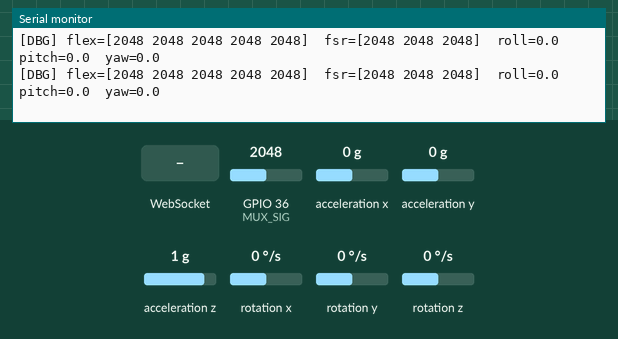
A sketch run on a simulated ESP32. Parts: the last lines printed to the serial monitor. Wiring (inferred from the names in the program): MPU-6050 motion sensor at I2C address 0x69. The inputs (shaded band) are chosen by the test bench; at power-on: acceleration x 0 g, GPIO 36 (MUX_SIG) = 2048, acceleration y 0 g, acceleration z 1 g, rotation x 0 °/s, rotation y 0 °/s, rotation z 0 °/s. WiFi joins after 1.5 s; servers stay silent unless stated; the local clock reads 2024-03-15 10:24:30 at power-on unless the sketch sets it.

Above: at 2.8 s.
2.9 s: acceleration x set to 0.8 g
At 3.8 s:
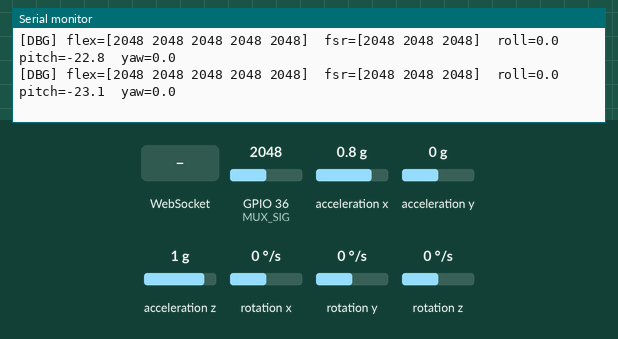
5.9 s: WebSocket text "1" received
At 6.3 s:
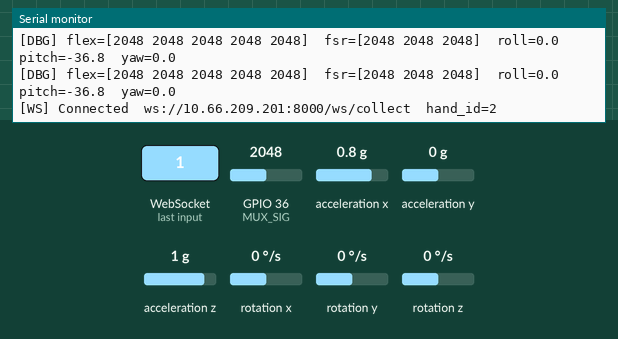

The sketch:

glove_wifi_collect.ino
```cpp
// ================================================================
// BSL Sign Language Gloves — Production WiFi Collection Firmware
//
// Flash this sketch to BOTH ESP32 boards.
// Change HAND_ID and MPU_ADDR before flashing each one:
//   Right glove:  HAND_ID = 1, MPU_ADDR = 0x68  (AD0 → GND)
//   Left  glove:  HAND_ID = 2, MPU_ADDR = 0x69  (AD0 → 3.3V)
//
// Required libraries (install via Arduino Library Manager):
//   • arduinoWebSockets by Markus Sattler  (links2004/arduinoWebSockets)
//   • ArduinoJson       by Benoit Blanchon (v6 — tested 6.21+)
//   • ESP32 board package by Espressif (≥2.0.0) — adds Wire, WiFi
//
// Pin wiring matches docs/new-docs/guide-hardware-build.md:
//   MUX SIG  → GPIO 36 (ADC1 only — safe with WiFi)
//   MUX S0-S3→ GPIO 16, 17, 18, 19
//   MUX EN   → GPIO 5  (pull LOW to enable)
//   IMU SDA  → GPIO 21, SCL → GPIO 22 (I²C)
// ================================================================

#include <WiFi.h>
#include <Wire.h>
#include <WebSocketsClient.h>
#include <ArduinoJson.h>
#include <time.h>

// ================================================================
// USER CONFIGURATION — edit these before flashing
// ================================================================
#define HAND_ID     2        // 1 = right glove,  2 = left glove
#define MPU_ADDR    0x69     // 0x68 = right (AD0 low), 0x69 = left (AD0 to 3.3V)

const char* WIFI_SSID  = "A14";
const char* WIFI_PASS  = "458173*/";
const char* WS_HOST    = "10.66.209.201";  // << laptop LAN IP (run ipconfig)
const uint16_t WS_PORT = 8000;
const char* WS_PATH    = "/ws/collect";

// ================================================================
// Pin map — all ADC1 channels (ADC2 doesn't work with WiFi active)
// ================================================================
const int MUX_SIG = 36;   // ADC1 — sole analog input
const int MUX_S0  = 16;   // MUX select bit 0
const int MUX_S1  = 17;   // MUX select bit 1
const int MUX_S2  = 18;   // MUX select bit 2
const int MUX_S3  = 19;   // MUX select bit 3
const int MUX_EN  = 5;    // MUX enable (active LOW)

const int I2C_SDA = 21;
const int I2C_SCL = 22;

// MUX channel assignments (matches guide-hardware-build.md)
//   0–4 : Flex sensors (thumb → pinky)
//   5–7 : FSR sensors  (thumb tip, index tip, pinky tip)
const int CH_FLEX[5] = {0, 1, 2, 3, 4};
const int CH_FSR[3]  = {5, 6, 7};

// ================================================================
// Timing
// ================================================================
const unsigned long SAMPLE_MS = 20;   // 50 Hz

// ================================================================
// MPU6050 register constants
// ================================================================
const uint8_t MPU_REG_PWR_MGMT_1   = 0x6B;
const uint8_t MPU_REG_ACCEL_CONFIG  = 0x1C;
const uint8_t MPU_REG_GYRO_CONFIG   = 0x1B;
const uint8_t MPU_REG_ACCEL_XOUT_H  = 0x3B;

// Scale factors: ±4g and ±500°/s
const float ACCEL_SCALE = 9.80665f / 8192.0f;
const float GYRO_SCALE  = 1.0f / 65.5f;

// Complementary filter weight (higher = trust gyro more)
const float CF_ALPHA = 0.98f;

// ================================================================
// Sensor data buffers
// ================================================================
int   flexADC[5];       // raw ADC (0–4095)
int   fsrADC[3];        // raw ADC (0–4095)
float accel[3];         // m/s²    [x, y, z]
float gyro[3];          // °/s     [x, y, z]
float quat[4];          // unit quaternion [w, x, y, z]

// Complementary filter state
float rollDeg  = 0.0f;
float pitchDeg = 0.0f;
float yawDeg   = 0.0f;
unsigned long lastIMUus = 0;

// ================================================================
// WebSocket
// ================================================================
WebSocketsClient wsClient;
volatile bool wsConnected = false;
unsigned long lastSampleMs = 0;

// ================================================================
// Helpers — MUX
// ================================================================
void muxSelect(int ch) {
  digitalWrite(MUX_S0, (ch >> 0) & 1);
  digitalWrite(MUX_S1, (ch >> 1) & 1);
  digitalWrite(MUX_S2, (ch >> 2) & 1);
  digitalWrite(MUX_S3, (ch >> 3) & 1);
  delayMicroseconds(80);  // MUX settling time
}

// Average of 4 readings on the selected MUX channel
int readMux(int ch) {
  muxSelect(ch);
  analogRead(MUX_SIG);  // discard first sample after channel switch
  long sum = 0;
  for (int i = 0; i < 4; i++) sum += analogRead(MUX_SIG);
  return (int)(sum / 4);
}

// ================================================================
// Helpers — MPU6050
// ================================================================
void mpuWriteReg(uint8_t reg, uint8_t val) {
  Wire.beginTransmission(MPU_ADDR);
  Wire.write(reg);
  Wire.write(val);
  Wire.endTransmission();
}

void mpuInit() {
  Wire.begin(I2C_SDA, I2C_SCL, 400000UL);
  mpuWriteReg(MPU_REG_PWR_MGMT_1,  0x00);  // wake up, disable sleep
  delay(100);
  mpuWriteReg(MPU_REG_ACCEL_CONFIG, 0x08);  // ±4g full scale
  mpuWriteReg(MPU_REG_GYRO_CONFIG,  0x08);  // ±500°/s full scale
  lastIMUus = micros();
}

void readMPU() {
  Wire.beginTransmission(MPU_ADDR);
  Wire.write(MPU_REG_ACCEL_XOUT_H);
  Wire.endTransmission(false);
  Wire.requestFrom((uint8_t)MPU_ADDR, (size_t)14);
  if (Wire.available() < 14) return;

  int16_t ax = ((int16_t)Wire.read() << 8) | Wire.read();
  int16_t ay = ((int16_t)Wire.read() << 8) | Wire.read();
  int16_t az = ((int16_t)Wire.read() << 8) | Wire.read();
  Wire.read(); Wire.read();                                   // skip temperature
  int16_t gx = ((int16_t)Wire.read() << 8) | Wire.read();
  int16_t gy = ((int16_t)Wire.read() << 8) | Wire.read();
  int16_t gz = ((int16_t)Wire.read() << 8) | Wire.read();

  accel[0] = ax * ACCEL_SCALE;
  accel[1] = ay * ACCEL_SCALE;
  accel[2] = az * ACCEL_SCALE;
  gyro[0]  = gx * GYRO_SCALE;
  gyro[1]  = gy * GYRO_SCALE;
  gyro[2]  = gz * GYRO_SCALE;

  // Complementary filter
  unsigned long nowUs = micros();
  float dt = (nowUs - lastIMUus) / 1e6f;
  lastIMUus = nowUs;

  float accelRoll  = atan2f(accel[1], accel[2]) * 180.0f / M_PI;
  float accelPitch = atan2f(-accel[0],
                    sqrtf(accel[1]*accel[1] + accel[2]*accel[2])) * 180.0f / M_PI;

  rollDeg  = CF_ALPHA * (rollDeg  + gyro[0] * dt) + (1.0f - CF_ALPHA) * accelRoll;
  pitchDeg = CF_ALPHA * (pitchDeg + gyro[1] * dt) + (1.0f - CF_ALPHA) * accelPitch;
  yawDeg  += gyro[2] * dt;   // gyro-only integration (no magnetometer)

  // Euler (roll, pitch, yaw) → unit quaternion [w, x, y, z]
  float r = rollDeg  * M_PI / 180.0f;
  float p = pitchDeg * M_PI / 180.0f;
  float y = yawDeg   * M_PI / 180.0f;
  float cr = cosf(r * 0.5f), sr = sinf(r * 0.5f);
  float cp = cosf(p * 0.5f), sp = sinf(p * 0.5f);
  float cy = cosf(y * 0.5f), sy = sinf(y * 0.5f);
  quat[0] = cr*cp*cy + sr*sp*sy;  // w
  quat[1] = sr*cp*cy - cr*sp*sy;  // x
  quat[2] = cr*sp*cy + sr*cp*sy;  // y
  quat[3] = cr*cp*sy - sr*sp*cy;  // z
}

// ================================================================
// NTP timestamp — gives both boards the same epoch-based clock
// so paired frames share the same timestamp_ms value.
// ================================================================
uint32_t getTimestampMs() {
  struct timeval tv;
  gettimeofday(&tv, nullptr);
  // 32-bit truncation is fine within a session (wraps every ~49 days)
  return (uint32_t)((uint64_t)tv.tv_sec * 1000ULL + tv.tv_usec / 1000ULL);
}

// ================================================================
// Read all sensors
// ================================================================
void readSensors() {
  for (int i = 0; i < 5; i++) flexADC[i] = readMux(CH_FLEX[i]);
  for (int i = 0; i < 3; i++) fsrADC[i]  = readMux(CH_FSR[i]);
  readMPU();
}

// ================================================================
// Serialize and send one JSON packet
// ================================================================
void sendPacket() {
  // ArduinoJson v6: StaticJsonDocument with enough capacity.
  // Packet is ~210 chars; 512 bytes gives comfortable headroom.
  StaticJsonDocument<512> doc;

  doc["timestamp_ms"]    = getTimestampMs();
  doc["hand_id"]         = (int)HAND_ID;
  doc["contact_bitmask"] = 0;  // Touch pins removed; kept for backend compatibility

  JsonArray flex = doc.createNestedArray("flex");
  for (int i = 0; i < 5; i++) flex.add(flexADC[i]);

  JsonArray fsr = doc.createNestedArray("fsr");
  for (int i = 0; i < 3; i++) fsr.add(fsrADC[i]);

  JsonArray accelArr = doc.createNestedArray("accel");
  accelArr.add(serialized(String(accel[0], 4)));
  accelArr.add(serialized(String(accel[1], 4)));
  accelArr.add(serialized(String(accel[2], 4)));

  JsonArray gyroArr = doc.createNestedArray("gyro");
  gyroArr.add(serialized(String(gyro[0], 3)));
  gyroArr.add(serialized(String(gyro[1], 3)));
  gyroArr.add(serialized(String(gyro[2], 3)));

  JsonArray quatArr = doc.createNestedArray("quaternion");
  quatArr.add(serialized(String(quat[0], 5)));
  quatArr.add(serialized(String(quat[1], 5)));
  quatArr.add(serialized(String(quat[2], 5)));
  quatArr.add(serialized(String(quat[3], 5)));

  char buf[512];
  size_t n = serializeJson(doc, buf, sizeof(buf));
  wsClient.sendTXT(buf, n);
}

// ================================================================
// WebSocket event handler
// ================================================================
void wsEventHandler(WStype_t type, uint8_t* payload, size_t len) {
  switch (type) {
    case WStype_CONNECTED:
      wsConnected = true;
      Serial.printf("[WS] Connected  ws://%s:%u%s  hand_id=%d\n",
                    WS_HOST, WS_PORT, WS_PATH, HAND_ID);
      break;

    case WStype_DISCONNECTED:
      wsConnected = false;
      Serial.println("[WS] Disconnected — retrying in 2s…");
      break;

    case WStype_TEXT:
      // Optional: parse server ack {"type":"ack","paired":true,...}
      // Uncomment to debug:
      // Serial.printf("[ACK] %.*s\n", (int)len, payload);
      break;

    case WStype_ERROR:
      Serial.println("[WS] Error");
      break;

    default:
      break;
  }
}

// ================================================================
// setup
// ================================================================
void setup() {
  Serial.begin(115200);
  Serial.printf("\n[BOOT] hand_id=%d  mpu_addr=0x%02X\n", HAND_ID, MPU_ADDR);

  // MUX
  pinMode(MUX_S0, OUTPUT); pinMode(MUX_S1, OUTPUT);
  pinMode(MUX_S2, OUTPUT); pinMode(MUX_S3, OUTPUT);
  pinMode(MUX_EN, OUTPUT);
  digitalWrite(MUX_EN, LOW);   // Active-LOW enable; pull LOW to select all channels
  analogSetAttenuation(ADC_11db);  // 0–3.3V ADC range

  // IMU
  mpuInit();
  Serial.println("[IMU] MPU6050 initialized");

  // WiFi
  Serial.printf("[WiFi] Connecting to \"%s\"", WIFI_SSID);
  WiFi.mode(WIFI_STA);
  WiFi.begin(WIFI_SSID, WIFI_PASS);
  int attempts = 0;
  while (WiFi.status() != WL_CONNECTED && attempts < 40) {
    delay(500); Serial.print("."); attempts++;
  }
  if (WiFi.status() != WL_CONNECTED) {
    Serial.println("\n[WiFi] FAILED — check SSID/password. Rebooting in 5s.");
    delay(5000);
    ESP.restart();
  }
  Serial.printf("\n[WiFi] Connected  IP: %s\n", WiFi.localIP().toString().c_str());

  // NTP sync — both boards must share the same clock for frame pairing
  Serial.print("[NTP]  Syncing time");
  configTime(0, 0, "pool.ntp.org", "time.google.com");
  int ntpAttempts = 0;
  while (time(nullptr) < 1000000UL && ntpAttempts < 30) {
    delay(500); Serial.print("."); ntpAttempts++;
  }
  if (time(nullptr) > 1000000UL)
    Serial.printf("\n[NTP]  Synced  epoch=%lu\n", (unsigned long)time(nullptr));
  else
    Serial.println("\n[NTP]  WARN: sync failed — timestamps may not pair correctly");

  // WebSocket
  wsClient.begin(WS_HOST, WS_PORT, WS_PATH);
  wsClient.onEvent(wsEventHandler);
  wsClient.setReconnectInterval(2000);
  Serial.printf("[WS]  Connecting to ws://%s:%u%s\n", WS_HOST, WS_PORT, WS_PATH);
}

// ================================================================
// loop — maintains WebSocket and fires sensor read at 50 Hz
// ================================================================
void loop() {
  // Must call every iteration for WebSocket keep-alive & reconnect
  wsClient.loop();

  unsigned long now = millis();
  if (now - lastSampleMs >= SAMPLE_MS) {
    lastSampleMs = now;
    readSensors();

    if (wsConnected) {
      sendPacket();
    } else {
      // Serial debug while not connected
      Serial.printf("[DBG] flex=[%d %d %d %d %d]  fsr=[%d %d %d]  "
                    "roll=%.1f  pitch=%.1f  yaw=%.1f\n",
        flexADC[0], flexADC[1], flexADC[2], flexADC[3], flexADC[4],
        fsrADC[0],  fsrADC[1],  fsrADC[2],
        rollDeg, pitchDeg, yawDeg);
    }
  }

  // Passive WiFi watchdog — reconnect if association lost
  if (WiFi.status() != WL_CONNECTED) {
    Serial.println("[WiFi] Connection lost — reconnecting…");
    WiFi.reconnect();
    delay(1000);
  }
}
```

Measured:
- after the input at 2.9 s, the serial monitor: prints a new line at once (image 1)
